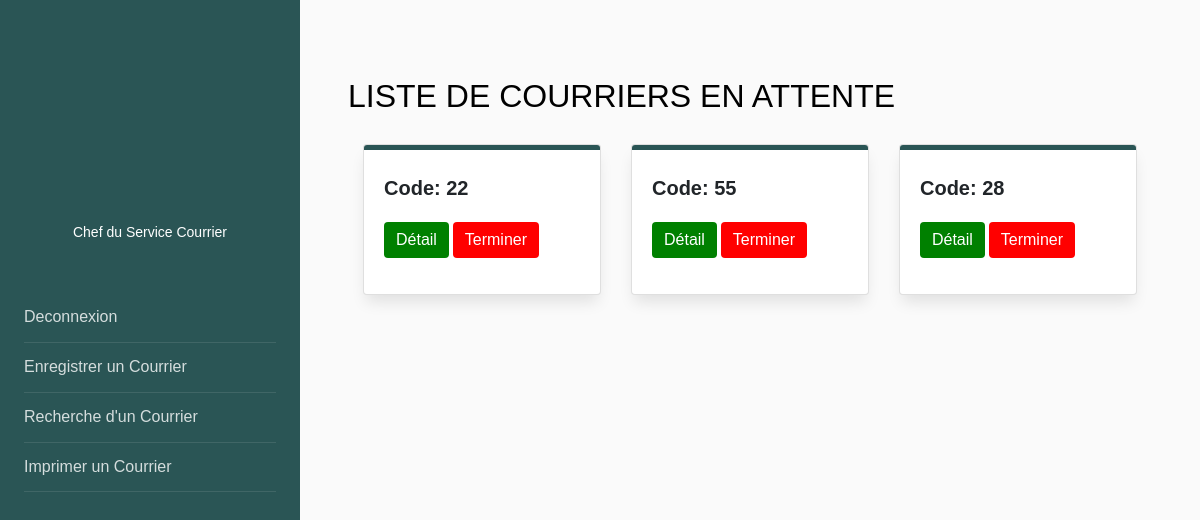
The app's page /courrier_attente/, older data.
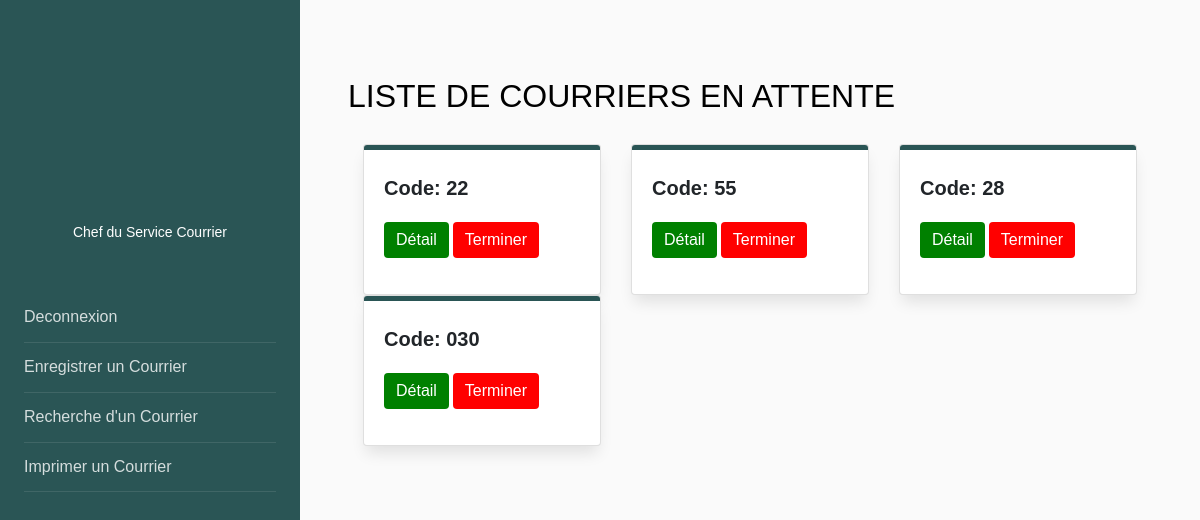
The same page, newer data.
### senat/models.py (models this page shows, shortened)
class Courrier(models.Model):
    transmetteur = models.CharField(max_length=150, choices=EMETTEUR)
    recepteur = models.CharField(max_length=100, choices=RECEPTEUR)
    types = models.CharField(max_length=100, choices=TYPES_COURRIERS)
    structure = models.CharField(max_length=100, choices=STRUCTURE, null=True, blank=True)
    code = models.CharField(max_length=100, null=False, blank=False)
    annee = models.CharField(max_length=100, null=True, blank=True)
    date = models.DateField(blank=True, null=True)
    objet = models.CharField(max_length=10000, null=False, blank=False)
    service_traitement = models.CharField(max_length=150, choices=SERVICE_TRAITEMENT)
    mention = models.CharField(max_length=100, choices=MENTION, null=True, blank=True)
    is_active = models.BooleanField(default=True)
    created_at = models.DateTimeField(auto_now_add=True)
    class Meta:
        db_table = "courrier"

### senat/views.py (the view)
# urls.py: path('courrier_attente/', views.courrier_attente, name='courrier_attente'),
def courrier_attente(request):
    courrier = Courrier.objects.filter(mention="ETUDE ET COMPTE RENDU", is_active=True)
    return render(request, 'courrier_attente.html', {"courrier": courrier})

### senat/templates/courrier_attente.html (shortened to what this page needs)
{% load static %}
{% load crispy_forms_tags %}
<!DOCTYPE html>
<html>
<head>
<link rel="stylesheet" href="https://stackpath.bootstrapcdn.com/font-awesome/4.7.0/css/font-awesome.min.css">
<link rel="stylesheet" href="https://stackpath.bootstrapcdn.com/bootstrap/4.3.1/css/bootstrap.min.css">
</head>
<body>
<div class="wrapper d-flex align-items-stretch">
    <nav id="sidebar">
        <div class="p-4 pt-5">
            <a href="#" class="img logo rounded-circle mb-3" style="background-image: url(http://frontendfreecode.com/img/user.jpg);"></a>
            <p class="text-center"> <br> Chef du Service Courrier</p>
            <ul class="list-unstyled components mb-5 mt-5">
                <li>
                    <a href="{% url 'account:index' %}">Deconnexion</a>
                </li>
                <li>
                    <a href="{% url 'senat:chef_service' %}">Enregistrer un Courrier</a>
                </li>
                <li>
                    <a href="{% url 'senat:search_chef' %}">Recherche d'un Courrier </a>
                </li>
                <li>
                    <a href="{% url 'senat:list_courrier' %}">Imprimer un Courrier </a>
                </li>
            </ul>
        </div>
    </nav>
    <div id="content" class="p-4 p-md-5 ">
        <h2 class="mb-4 mt-4">LISTE DE COURRIERS EN ATTENTE</h2>
            <div class="container">
                <div class="row">
                    {% for courriers in courrier %}
                    <div class="col-12 col-sm-6 col-lg-4">
                            <div class="card" style="border-color:; box-shadow: 0px 10px 15px -3px rgba(0,0,0,0.1);">
                                <div class="card-body" style="border-top: 5px solid #2a5555; border-radius: 3px">
                                    <p style="font-size: 20px; font-weight: bold;">
                                        Code: {{ courriers.code }}
                                    <p>
                                    <a style="color: black" href=" {% url 'senat:courrier_attente_detail' courriers.id %} ">
                                        <button type="button" class="btn btn-primary" style="background-color: green; border: none">Détail</button>
                                    </a>
                                    <button type="button" class="btn btn-primary" style="background-color: red; border: none" data-toggle="modal" data-target="#exampleModal">Terminer</button>
                                </div>
                            </div>
                    </div>
                    {% endfor %}
                </div>
            </div>
    </div>
</div>
</body>
</html>

Row changes from the older to the newer data that the page shows:
added Courrier: code "030"
